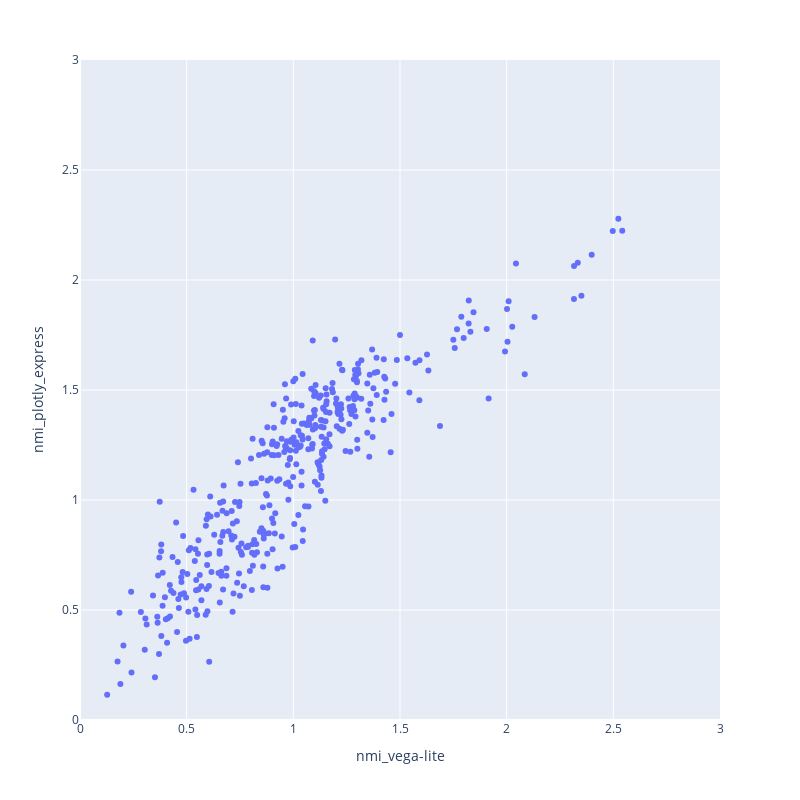

The cell this chart's notebook holds for it:
### Code cell
px.scatter(big, x=x, y=y, hover_data=["from_slug", "to_slug"], height=800, width=800,
          range_x=[0,3], range_y=[0,3])

### Figure 1 — Plotly figure (JSON) as saved in the notebook; plotly's stock layout.template omitted (floating-point values rounded to 4 significant figures; data arrays with more than 128 entries replaced by an {"elided": "..."} marker saying what was removed)
{"data": [{"customdata": {"elided": "406x2 str values"}, "hovertemplate": "nmi_vega-lite=%{x}<br>nmi_plotly_express=%{y}<br>from_slug=%{customdata[0]}<br>to_slug=%{customdata[1]}<extra></extra>", "legendgroup": "", "marker": {"color": "#636efa", "symbol": "circle"}, "mode": "markers", "name": "", "orientation": "v", "showlegend": false, "type": "scatter", "x": {"elided": "406 float values"}, "xaxis": "x", "y": {"elided": "406 float values"}, "yaxis": "y"}], "layout": {"height": 800, "legend": {"tracegroupgap": 0}, "margin": {"t": 60}, "width": 800, "xaxis": {"anchor": "y", "domain": [0, 1], "range": [0, 3], "title": {"text": "nmi_vega-lite"}, "type": "linear"}, "yaxis": {"anchor": "x", "domain": [0, 1], "range": [0, 3], "title": {"text": "nmi_plotly_express"}, "type": "linear"}}}
